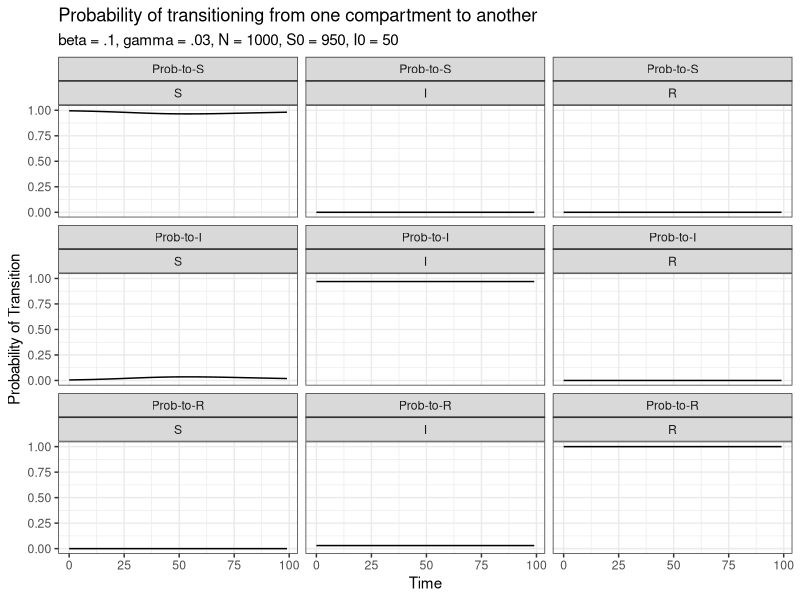
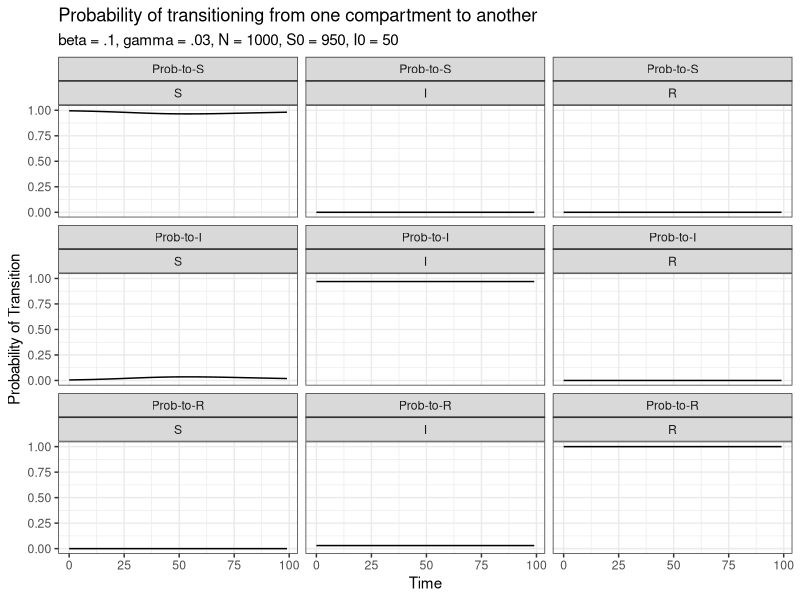

These figures' R source, in order:
## SKG
## Plotting base probabilities from cataylst
## From SIR model with beta = .1, gamma = .03 N = 1000
## S0 = 950, I0 = 50, R0 = 0

library(reshape2)
library(ggplot2)

df <- read.csv("base_probs.csv", header = FALSE)
df <- df[, -ncol(df)]
colnames(df) <- c("Time", "State",
                  "Prob-to-S", "Prob-to-I", "Prob-to-R")
head(df)

df_melt <- melt(df, id.vars = c("Time", "State"))

df_melt$Compartment <- factor(df_melt$State, levels = 0:2, labels = c("S", "I", "R"))

ggplot(data = df_melt,
       aes(x = Time, y = value, group = Compartment)) +
    geom_line() + facet_wrap(variable~Compartment) + ylim(0, 1) +
    theme_bw() +
    labs(y = "Probability of Transition",
         title = "Probability of transitioning from one compartment to another",
         subtitle = "beta = .1, gamma = .03, N = 1000, S0 = 950, I0 = 50")
ggsave("../../plots/base_probs.pdf")
       

##############################
## Plot transitions over time
###############
